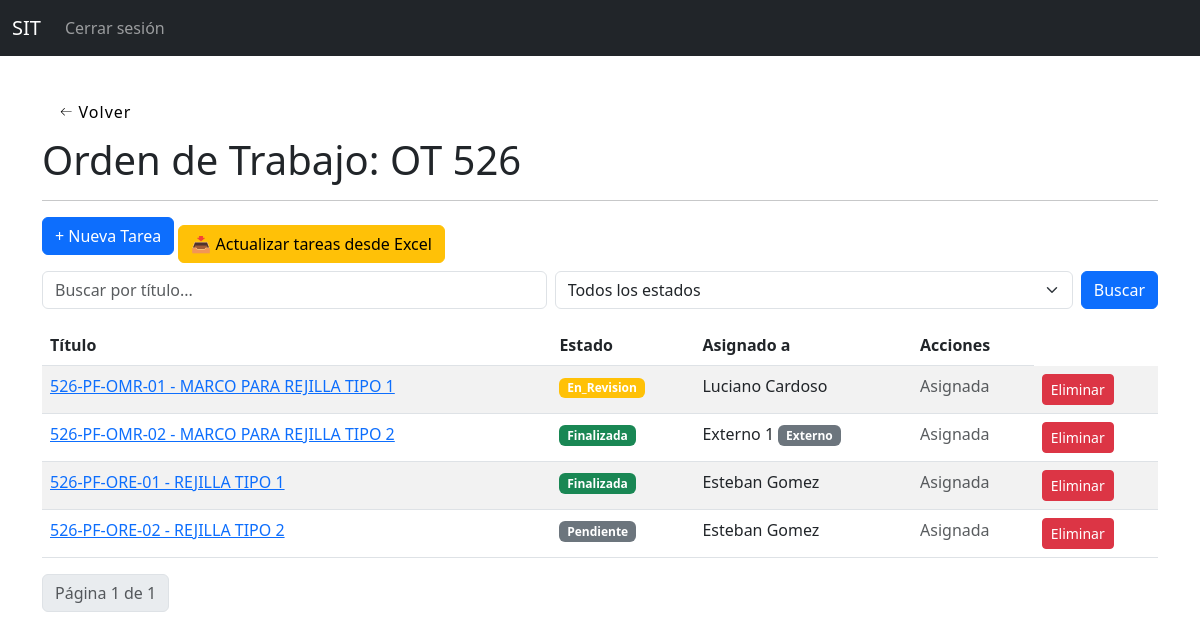
Before: /ordenes/24/ (signed in) with the older database file.
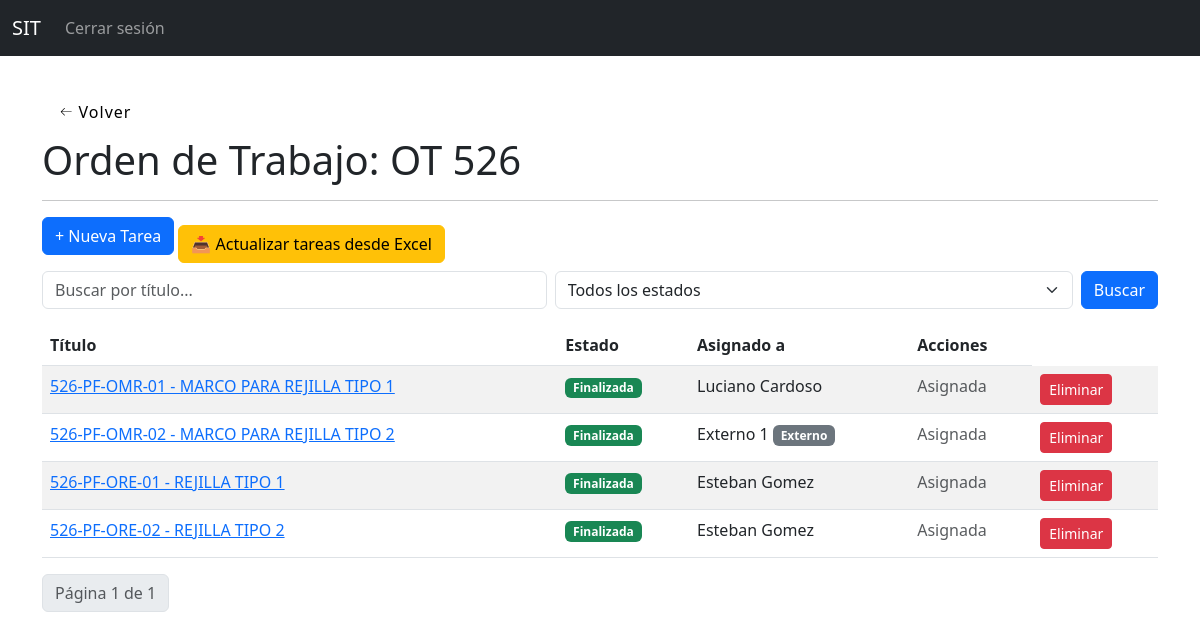
After: the same page with the newer database file.
### tareas_app/models.py (models this page shows, shortened)
class Tarea(models.Model):
    titulo = models.CharField(max_length=100)
    sector = models.CharField(max_length=30, choices=SECTOR, default='pendiente')
    descripcion = models.TextField()
    asignado_a = models.ForeignKey(Empleado, on_delete=models.SET_NULL, null=True, blank=True, related_name="tareas_asignadas")
    creada_por = models.ForeignKey(Empleado, null=True, blank=True, on_delete=models.SET_NULL)
    fecha_creacion = models.DateTimeField(auto_now_add=True)
    plano = models.ImageField(upload_to='planos/', null=True, blank=True)
    estado = models.CharField(max_length=20, choices=ESTADOS, default='pendiente')
    orden = models.ForeignKey(OrdenDeTrabajo, related_name='tareas', on_delete=models.CASCADE, null=True, blank=True)
    estructura = models.CharField(max_length=100, blank=True)
    plano_codigo = models.CharField(max_length=50, blank=True)
    posicion = models.CharField(max_length=50, blank=True)
    denominacion = models.CharField(max_length=100, blank=True)
    cantidad = models.IntegerField(null=True, blank=True)
    peso_unitario = models.FloatField(null=True, blank=True)
    peso_total = models.FloatField(null=True, blank=True)
    agente_externo = models.ForeignKey(AgenteExterno, null=True, blank=True, on_delete=models.SET_NULL)

class Empleado(models.Model):
    usuario = models.OneToOneField(User, on_delete=models.CASCADE, null=True, blank=True)
    nombre = models.CharField(max_length=100)
    perfil = models.CharField(max_length=50, choices=PERFILES)
    es_externo = models.BooleanField(default=False)
    @property
    def nombre_completo(self):
        if self.usuario and (self.usuario.first_name or self.usuario.last_name):
            return f"{self.usuario.first_name} {self.usuario.last_name}".strip()
        return self.nombre

### tareas_app/views.py (the view, shortened to what this page needs)
# urls.py: path('ordenes/<int:orden_id>/', views.detalle_orden_trabajo, name='detalle_orden_trabajo'),
@login_required
def detalle_orden_trabajo(request, orden_id):
    orden = get_object_or_404(OrdenDeTrabajo, id=orden_id)
    empleado = Empleado.objects.get(usuario=request.user)
    tipo = None
    if not puede_ver_avances(empleado):
        return HttpResponseForbidden("No tenés acceso a esta orden.")
    if request.method == 'POST' and puede_asignar(empleado):
        tarea_id = request.POST.get('tarea_id')
        tipo = request.POST.get('tipo_asignacion')
        tarea = get_object_or_404(orden.tareas, id=tarea_id)
    tareas = orden.tareas.all()
    if empleado.perfil == 'calidad':
        tareas = tareas.filter(estado='en_revision')
    if empleado.perfil == 'despacho':
        tareas = tareas.filter(estado='lista_para_despachar')
    busqueda = request.GET.get('q', '')
    if busqueda:
        tareas = tareas.filter(titulo__icontains=busqueda)
    estado = request.GET.get('estado', '')
    if estado:
        tareas = tareas.filter(estado=estado)
    paginator = Paginator(tareas, 100)
    page_number = request.GET.get('page')
    page_obj = paginator.get_page(page_number)
    operarios = Empleado.objects.filter(perfil__in=['armador', 'soldador',])
    agentes_externos = AgenteExterno.objects.filter(activo=True)
    es_admin = empleado.perfil == 'administrador'
    es_produccion = empleado.perfil == 'produccion'
    puede_asignar_valor = es_admin or es_produccion
    return render(request, 'tareas/detalle_orden_trabajo.html', {
        'orden': orden,
        'tareas': page_obj,
        'operarios': operarios,
        'perfil_usuario': empleado.perfil,
        'busqueda': busqueda,
        'estado_seleccionado': estado,
        'puede_asignar': puede_asignar_valor,
        'agentes_externos': agentes_externos,
    })

### tareas_app/views.py (called while the page is built)
def puede_ver_avances(empleado):
    return empleado.perfil in ['administrador', 'ppc', 'produccion', 'calidad', 'despacho', 'ingenieria', 'rrhh']

### templates/tareas/detalle_orden_trabajo.html (shortened to what the changed rows need)
{% extends "base.html" %}
{% block content %}
<h1>Orden de Trabajo: {{ orden.nombre }}</h1>
<table class="table table-striped">
    <thead>
        <tr>
            <th>Título</th>
            <th>Estado</th>
            <th>Asignado a</th>
            {% if perfil_usuario == 'ingenieria' or perfil_usuario == 'administrador' %}
            <th>Acciones</th>
            {% endif %}
        </tr>
    </thead>
    <tbody>
        {% for tarea in tareas %}
        <tr>
            <td>
                <a href="{% url 'detalle_tarea' tarea.id %}">
                {{ tarea.titulo }}
                </a>
            </td>
            <td>
                <span class="badge
                    {% if tarea.estado == 'pendiente' %} bg-secondary
                    {% elif tarea.estado == 'en_progreso' %} bg-primary
                    {% elif tarea.estado == 'en_revision' %} bg-warning
                    {% elif tarea.estado == 'lista_para_pintar' %} bg-primary
                    {% elif tarea.estado == 'lista_para_despachar' %} bg-primary
                    {% elif tarea.estado == 'galvanizado' %} bg-warning
                    {% elif tarea.estado == 'finalizada' %} bg-success
                    {% elif tarea.estado == 'rechazada' %} bg-danger
                    {% endif %}">
                    {{ tarea.estado|title }}
                </span>
            </td>
            <td>
{% if tarea.asignado_a %}
    {{ tarea.asignado_a.nombre_completo }}
{% elif tarea.agente_externo %}
    {{ tarea.agente_externo.nombre }} <span class="badge bg-secondary">Externo</span>
{% else %}
    <span class="text-muted">Sin asignar</span>
{% endif %}
            </td>
            {% if puede_asignar %}
            <td>
            {% if not tarea.asignado_a and not tarea.agente_externo %}
<form method="post" style="display:inline;">
  {% csrf_token %}
  <input type="hidden" name="tarea_id" value="{{ tarea.id }}">
  <select name="asignado_id" id="asignado_id{{ tarea.id }}"
          class="form-select form-select-sm d-inline w-auto"
          onchange="checkTercerizado(this, '{{ tarea.id }}')">
      {% for operario in operarios %}
        <option value="{{ operario.id }}" {% if tarea.asignado_a == operario %}selected{% endif %}>
          {{ operario.nombre_completo }}
        </option>
      {% endfor %}
    <option disabled>────────</option>
    <option value="tercerizado">Tercerizar</option>
  </select>
  <div id="agente_externo_selector{{ tarea.id }}" style="display: none; margin-top: 5px;">
    <select name="agente_externo_id" class="form-select-sm d-inline w-auto">
      {% for agente in agentes_externos %}
        <option value="{{ agente.id }}">{{ agente.nombre }}</option>
      {% endfor %}
    </select>
  </div>
  <input type="hidden" name="tipo_asignacion" id="tipo_asignacion_input{{ tarea.id }}" value="empleado">
  <button type="submit" class="btn btn-sm btn-success">Asignar</button>
</form>
            {% else %}
              <span class="text-muted">Asignada</span>
            {% endif %}
            </td>
            {% endif %}
            {% if perfil_usuario == 'ingenieria' or perfil_usuario == 'administrador' %}
            <td>
                <a href="{% url 'borrar_tarea' tarea.id %}" class="btn btn-sm btn-danger">Eliminar</a>
            </td>
            {% endif %}
        </tr>
        {% empty %}
        <tr>
            <td colspan="5">No hay tareas para mostrar.</td>
        </tr>
        {% endfor %}
    </tbody>
</table>
{% endblock %}

Changed rows visible on the page:
changed Tarea "526-PF-OMR-01 - MARCO PARA REJILLA TIPO 1": estado "En_Revision" → "Finalizada"
changed Tarea "526-PF-ORE-02 - REJILLA TIPO 2": estado "Pendiente" → "Finalizada"
